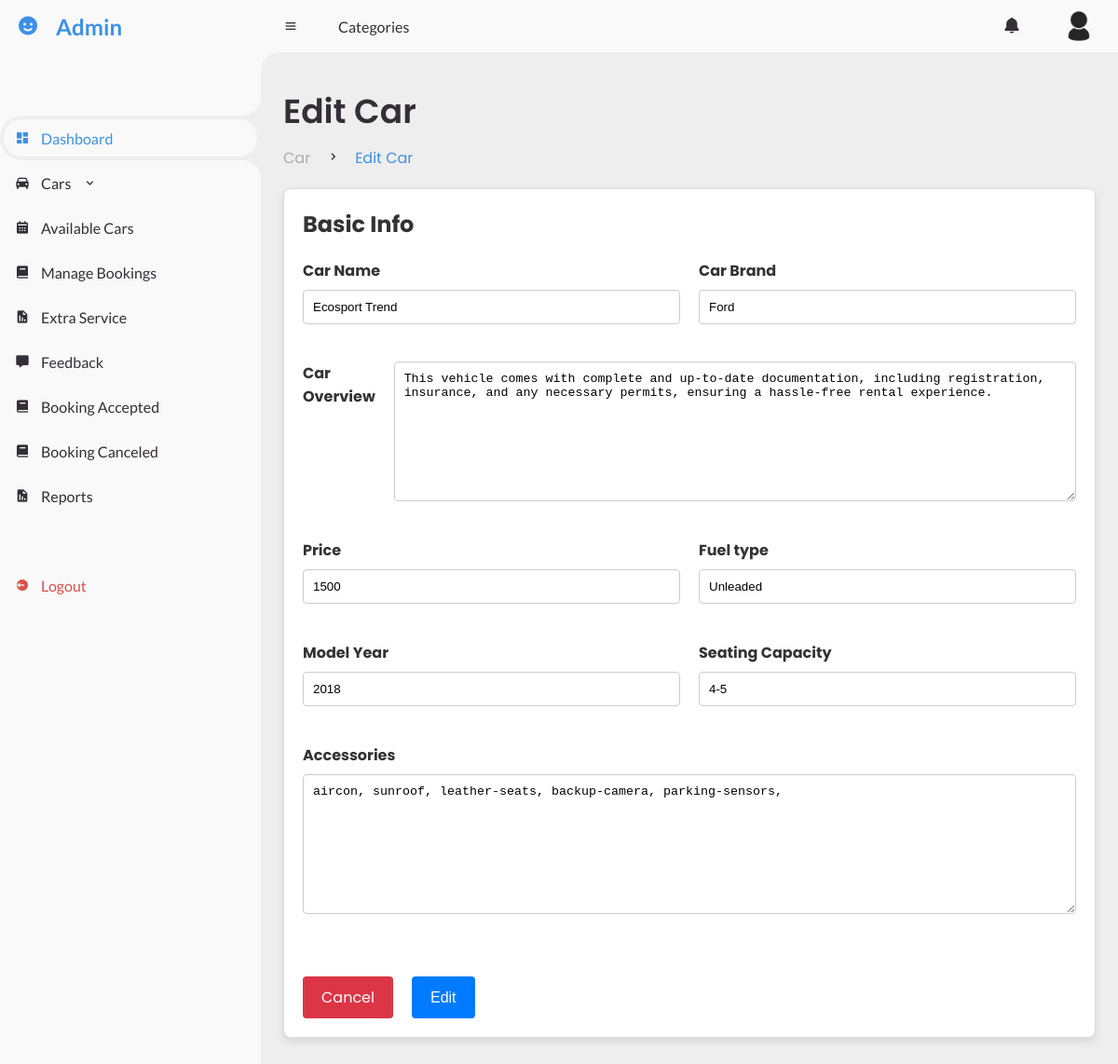
Screenshot of /admin/edit-car.php?id=33 (signed in) with the database file from the repository.
### tables this page shows
CREATE TABLE `vehicles` (
  `id` int(100) NOT NULL,
  `car_name` varchar(100) NOT NULL,
  `car_brand` varchar(100) NOT NULL,
  `overview` varchar(200) NOT NULL,
  `price` varchar(100) NOT NULL,
  `seat` varchar(100) NOT NULL,
  `fuel` varchar(100) NOT NULL,
  `model` varchar(100) NOT NULL,
  `image` varchar(100) NOT NULL,
  `accessories` varchar(100) NOT NULL,
  `available` varchar(100) NOT NULL,
  `end_date` varchar(100) NOT NULL,
  `status` int(11) NOT NULL
);

### admin/edit-car.php (the view, shortened to what this page needs)
<?php
$conn = connect();
$car_id = $_GET['id'];
$query = "SELECT * FROM vehicles WHERE id = ?";
$stmt = $conn->prepare($query);
$stmt->bind_param("i", $car_id);
$stmt->execute();
$result = $stmt->get_result();
if ($result->num_rows > 0) {
    $car = $result->fetch_assoc();
} else {
    echo "Car not found.";
    exit;
}
?>
<!DOCTYPE html>
<html lang="en">
<head>
	<link href='https://unpkg.com/boxicons@2.0.9/css/boxicons.min.css' rel='stylesheet'>
	<link rel="stylesheet" href="style.css">
</head>
<body>
	<section id="sidebar">
		<a href="#" class="brand">
			<i class='bx bxs-smile'></i>
			<span class="text">Admin</span>
		</a>
		<ul class="side-menu top">
			<li class="active">
				<a href="#">
					<i class='bx bxs-dashboard' ></i>
					<span class="text">Dashboard</span>
				</a>
			</li>
			<li>
				<a href="#" class="dropdown-toggle">
					<i class='bx bxs-car'></i>
					<span class="text">Cars</span>
					<i class='bx bx-chevron-down'></i>
				</a>
			</li>
			<li>
				<a href="calendar.php">
					<i class='bx bxs-calendar' ></i>
					<span class="text">Available Cars</span>
				</a>
			</li>
			<li>
				<a href="managebook.php">
					<i class='bx bxs-book' ></i>
					<span class="text">Manage Bookings</span>
				</a>
			</li>
			<li>
				<a href="service.php">
					<i class='bx bxs-report' ></i>
					<span class="text">Extra Service</span>
				</a>
			</li>
			<li >
				<a href="managereview.php">
					<i class='bx bxs-message' ></i>
					<span class="text">Feedback</span>
				</a>
			</li>
			<li >
				<a href="accepted.php">
					<i class='bx bxs-book' ></i>
					<span class="text">Booking Accepted</span>
				</a>
			</li>
			<li >
				<a href="cancel.php">
					<i class='bx bxs-book' ></i>
					<span class="text">Booking Canceled</span>
				</a>
			</li>
			<li>
				<a href="user.php">
					<i class='bx bxs-report' ></i>
					<span class="text">Reports</span>
				</a>
			</li>
		</ul>
		<ul class="side-menu">
			<li>
				<a href="logout.php" class="logout">
					<i class='bx bxs-log-out-circle'></i>
					<span class="text">Logout</span>
				</a>
			</li>
		</ul>
	</section>
	<section id="content">
		<nav>
			<i class='bx bx-menu'></i>
			<a href="#" class="nav-link">Categories</a>
			<div class="notification-wrapper">
                <a href="#" class="notification" id="notificationBell">
                    <i class='bx bxs-bell'></i>
                </a>
            </div>
			<a href="#" class="profile">
				<img src="../login/image/user.png">
			</a>
		</nav>
		<main>
			<div class="head-title">
				<div class="left">
					<h1>Edit Car</h1>
					<ul class="breadcrumb">
						<li>
							<a href="#">Car</a>
						</li>
						<li><i class='bx bx-chevron-right'></i></li>
						<li>
							<a class="active" href="#">Edit Car</a>
						</li>
					</ul>
				</div>
            </div>
            <div class="post-car-box">
                <h2>Basic Info</h2>
                <form action="" method="post" class="post-car-form" enctype="multipart/form-data">
                    <div class="form-group">
                        <div class="form-field">
                            <label for="car-name">Car Name</label>
                            <input type="text" id="car-name" name="car-name" value="<?php echo htmlspecialchars($car['car_name']); ?>" required>
                        </div>
                        <div class="form-field">
                            <label for="car-brand">Car Brand</label>
                            <input type="text" id="car-brand" name="car-brand" value="<?php echo htmlspecialchars($car['car_brand']); ?>" required>
                        </div>
                    </div>
                    <div class="form-group overview-container">
                        <label for="car-overview">Car Overview</label>
                        <textarea id="car-overview" name="overview"><?php echo htmlspecialchars($car['overview']); ?></textarea>
                    </div>
                    <div class="form-group">
                        <div class="form-field">
                            <label for="car-price">Price</label>
                            <input type="text" id="car-price" name="price" value="<?php echo htmlspecialchars($car['price']); ?>" required>
                        </div>
                        <div class="form-field">
                            <label for="fuel-type">Fuel type</label>
                            <input type="text" id="fuel-type" name="fuel" value="<?php echo htmlspecialchars($car['fuel']); ?>" required>
                        </div>
                    </div>
                    <div class="form-group">
                        <div class="form-field">
                            <label for="model-year">Model Year</label>
                            <input type="text" id="model-year" name="model" value="<?php echo htmlspecialchars($car['model']); ?>" required>
                        </div>
                        <div class="form-field">
                            <label for="seating-capacity">Seating Capacity</label>
                            <input type="text" id="seating-capacity" name="seat" value="<?php echo htmlspecialchars($car['seat']); ?>" required>
                        </div>
                    </div>
                    <div class="form-group">
                        <div class="form-field">
                            <label for="accessories">Accessories</label>
                            <textarea id="accessories" name="accessories"><?php echo htmlspecialchars($car['accessories']); ?></textarea>
                        </div>
                    </div>
                    <div class="button-group">
                        <a type="button" class="cancel-btn" href="managecar.php">Cancel</a>
                        <button type="submit" class="submit save-btn">Edit</button>
                    </div>
                </form>
            </div>
        </main>
    </section>
</body>
</html>

### rows the page displays
vehicles: car-name "Ecosport Trend", car-brand "Ford", overview "This vehicle comes with complete and up-to-date documentation, including registration, insurance, and any necessary permits, ensuring a hassle-free rental experience.", price "1500", fuel "Unleaded", model "2018", seat "4-5", accessories "aircon, sunroof, leather-seats, backup-camera, parking-sensors,"
